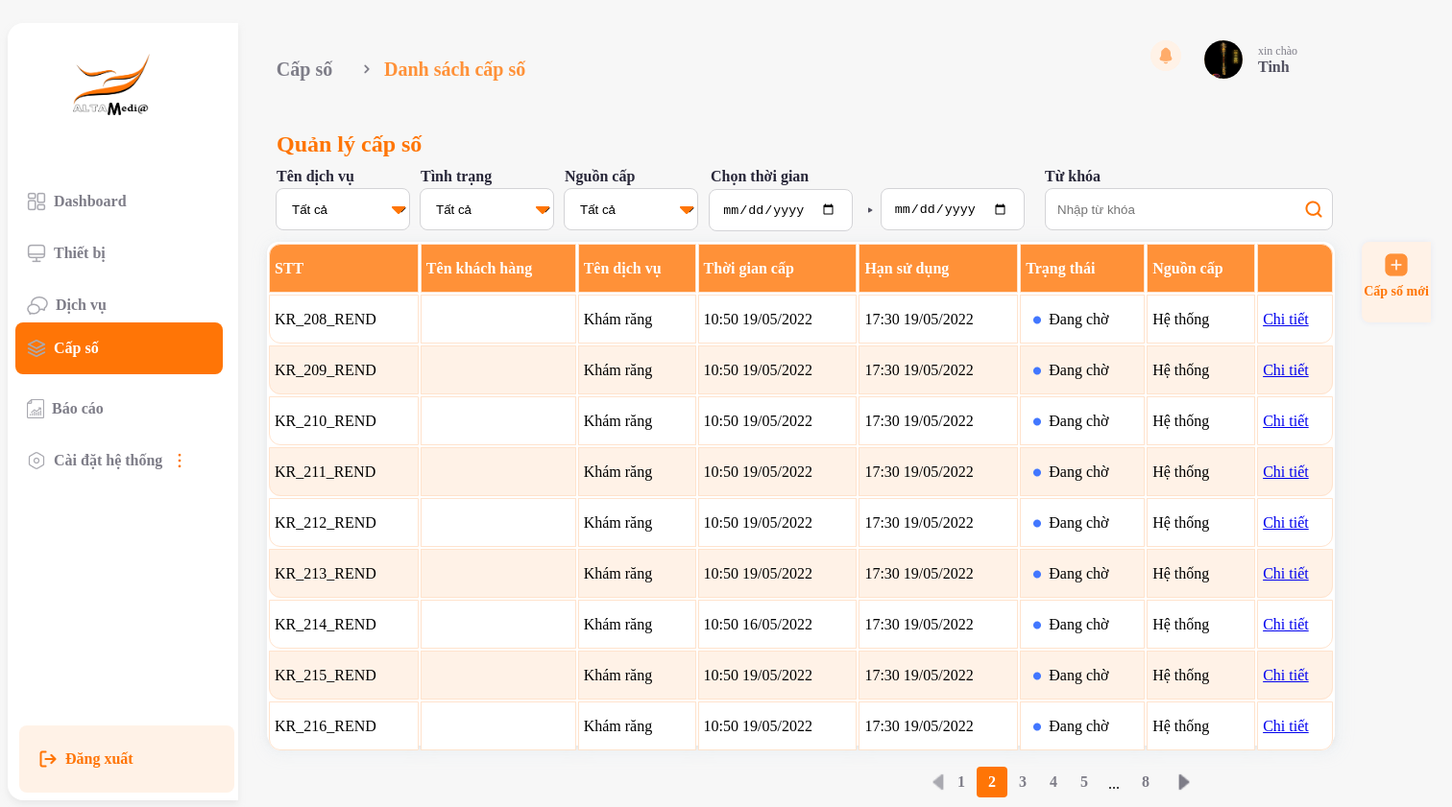
Screenshot of /dashboard/progression.php?page=2 (signed in) with the database file from the repository.
### tables this page shows
CREATE TABLE `user` (
  `userID` int(11) NOT NULL,
  `name` varchar(50) NOT NULL,
  `username` varchar(50) NOT NULL,
  `phone` int(13) NOT NULL,
  `pw` varchar(50) NOT NULL,
  `email` varchar(50) NOT NULL,
  `status` varchar(50) NOT NULL,
  `picture` varchar(255) NOT NULL,
  `roleID` int(11) NOT NULL
);

CREATE TABLE `progression` (
  `progressID` int(11) NOT NULL,
  `customerName` varchar(50) NOT NULL,
  `sellDate` datetime NOT NULL,
  `useDate` datetime NOT NULL,
  `status` varchar(50) NOT NULL,
  `supply` varchar(50) NOT NULL,
  `phone` int(13) NOT NULL,
  `email` varchar(50) NOT NULL,
  `serviceID` int(11) NOT NULL,
  `stt_progress` int(11) NOT NULL
);

CREATE TABLE `service` (
  `serviceID` int(11) NOT NULL,
  `serviceName` varchar(50) NOT NULL,
  `descriptive` varchar(255) NOT NULL,
  `serviceStatus` varchar(50) NOT NULL,
  `serviceDate` datetime NOT NULL,
  `prefix_id` varchar(30) NOT NULL,
  `surfix_id` varchar(30) NOT NULL,
  `stt_service` int(11) NOT NULL
);

### dashboard/progression.php (the view, shortened to what this page needs)
<?php
require '../function/function_nofication.php';
$conn = connect_db();
if (isset($_SESSION['admin_login'])) {
    if (isset($_SESSION['userID'])) {
        $id = $_SESSION['userID'];
        $sql = "SELECT * FROM user where userID = '$id'";
        $result = mysqli_query($conn, $sql);
        if (mysqli_num_rows($result) > 0) {
            $row = mysqli_fetch_assoc($result);
            $name = $row['name'];
            $picture = $row['picture'];
        } else {
            header("location:../logout.php");
            exit;
        }
    }
?>
    <!DOCTYPE html>
    <html lang="en">
    <head>
        <link href="../css/dashboard.css" rel="stylesheet">
    </head>
    <body>
        <header>
            <div id="topbar">
                <p class="text1">Cấp số</p>
                <img src="../picture/component/u_angle-right.png" alt="" class="angle">
                <p class="topbar">Danh sách cấp số</p>
            </div>
            <div>
                <div class="popup" onclick="myFunction()">
                    <img src="../picture/component/nofication.png" alt="nofication" class="nofication" id="myNofication">
                </div>
            </div>
            <a href="info.php">
                <div id="info">
                    <p class="hello">xin chào</p>
                    <p class="header username"><?php echo $name ?></p>
                    <img src="<?php echo "../picture/avatar/" . $picture ?>" alt="smallpicture" class="picinfo">
                </div>
            </a>
        </header>
        <div>
            <p class="managetext">Quản lý cấp số</p>
            <div class="progression servicename">
                <p>Tên dịch vụ</p>
                <form action="progression.php" method="POST">
                    <div class="select">
                        <select name="search_select" class="servicename" onchange="form.submit()">
                            <option value="" disabled selected style="display: none;">Tất cả</option>
                        </select>
                    </div>
                </form>
            </div>
            <div class="progression status">
                <p>Tình trạng</p>
                <form action="progression.php" method="POST">
                    <div class="select">
                        <select name="search_select" class="status" onchange="form.submit()">
                            <option value="" disabled selected style="display: none;">Tất cả</option>
                        </select>
                    </div>
                </form>
            </div>
            <div class="progression supply">
                <p>Nguồn cấp</p>
                <div class="select">
                    <form action="progression.php" method="POST">
                        <select name="search_select" class="supply" onchange="form.submit()">
                            <option value="" disabled selected style="display: none;">Tất cả</option>
                        </select>
                    </form>
                </div>
            </div>
            <div class="progression date">
                <p>Chọn thời gian</p>
                <form action="" method="POST">
                    <input type="date" class="progression datestart" name="start_date">
                    <img src="../picture/component/arrow-right.png" alt="">
                    <input type="date" class="progression dateend" name="end_date" onchange="form.submit()">
                </form>
            </div>
            <div class="search">
                <p>Từ khóa</p>
                <form action="progression.php" method="POST">
                    <input type="text" name="search" placeholder="Nhập từ khóa" autocomplete="off">
                    <button type="submit" id="submit" name="submit_search" class=""><img src="../picture/component/search.png" alt="search"></button>
                </form>
            </div>
            <a href="../dashboard/add/addprogress.php" class="add">
                <img src="../picture/component/add-square.png" alt="">
                <p>Cấp số mới</p>
            </a>
        </div>
        <ul>
            <img src="../picture/Logo alta.png" alt="logo" class="logo">
            <li><a href="../dashboard/index.php" class="dashboard"><img src="../picture/component/dashboard.png" alt="dashboard">
                    Dashboard</a>
            </li>
            <li><a href="../dashboard/monitor.php" class="monitor"><img src="../picture/component/monitor.png" alt="monitor">Thiết
                    bị</a></li>
            <li><a href="../dashboard/service.php" class="service"><img src="../picture/component/service.png" alt="service">Dịch vụ</a></li>
            <li><a href="" id="progression"><img src="../picture/component/progression.png" alt="progression">Cấp
                    số</a>
            </li>
            <li><a href="../dashboard/report.php" class="report"><img src="../picture/component/report.png" alt="report">Báo
                    cáo</a></li>
            <li class="setting"><a href="" class="setting"><img src="../picture/component/setting.png" alt="setting">Cài đặt
                    hệ
                    thống<img src="../picture/component/dropdown.png" alt="dropdown"></a>
            </li>
            <li><a href="../logout.php" class="logout"><img src="../picture/component/logout.png" alt="logout">Đăng
                    xuất</a>
            </li>
        </ul>
        <main id="mainmonitor" class="importance">
            <table style="width:100%" class="tablemonitor">
                <tr>
                    <th class="start">STT</th>
                    <th>Tên khách hàng</th>
                    <th>Tên dịch vụ</th>
                    <th>Thời gian cấp</th>
                    <th>Hạn sử dụng</th>
                    <th>Trạng thái</th>
                    <th>Nguồn cấp</th>
                    <th class="end"></th>
                </tr>
                <?php
                $sql_pagination = 'SELECT count(progressID) as total from progression';
                $result_pagination = mysqli_query($conn, $sql_pagination);
                $row_pagination = mysqli_fetch_assoc($result_pagination);
                $total_records = $row_pagination['total'];
                $current_page = isset($_GET['page']) ? $_GET['page'] : 1;
                $limit = 9;
                $total_page = ceil($total_records / $limit);
                $start = ($current_page - 1) * $limit;
                if (isset($_POST['submit_search'])) {
                    $search = addslashes($_POST['search']);
                    if (empty($search)) {
                        $query = "SELECT * FROM progression LIMIT $start, $limit";
                    } else {
                        $query = "SELECT * FROM progression, service WHERE customerName LIKE '%$search%' OR service.serviceID = progression.serviceID AND prefix_id LIKE '%$search%' OR service.serviceID = progression.serviceID AND surfix_id LIKE '%$search%' OR service.serviceID = progression.serviceID AND serviceName LIKE '%$search%' LIMIT $start, $limit";
                    }
                } else {
                    $query = "SELECT * FROM progression LIMIT $start, $limit";
                }
                $result_list = mysqli_query($conn, $query);
                if (mysqli_num_rows($result_list) > 0) {
                    while ($row_progress = mysqli_fetch_assoc($result_list)) {
                        $progressID = $row_progress['progressID'];
                        $customerName = $row_progress['customerName'];
                        $stt_progress = $row_progress['stt_progress'];
                        $sell_date = date_create($row_progress['sellDate']);
                        $sell_date_format = date_format($sell_date, "H:i d/m/Y");
                        $use_date = date_create($row_progress['useDate']);
                        $use_date_format = date_format($use_date, "H:i d/m/Y");
                        $status = $row_progress['status'];
                        $supply = $row_progress['supply'];
                        $serviceID = $row_progress['serviceID'];
                        $sql_service = "SELECT * FROM progression, service WHERE $serviceID = service.serviceID AND $progressID = progression.progressID";
                        $query_service = mysqli_query($conn, $sql_service);
                        $row_service = mysqli_fetch_assoc($query_service);
                        $serviceName = $row_service['serviceName'];
                        $prefix = $row_service['prefix_id'];
                        $surfix = $row_service['surfix_id'];
                        $waiting = '<img src="../picture/component/EllipseBlue.png" alt="active">';
                        $done = '<img src="../picture/component/EllipseGray.png" alt="active">';
                        $pass = '<img src="../picture/component/EllipseRed.png" alt="active">';
                        if ($status == "Đang chờ") {
                            $status_master = $waiting . $status;
                        } elseif ($status == "Đã sử dụng") {
                            $status_master = $done . $status;
                        } else {
                            $status_master = $pass . $status;
                        }
                ?>
                        <tr>
                            <td id="start"><?php echo $prefix . $stt_progress . $surfix; ?></td>
                            <td><?php echo $customerName; ?></td>
                            <td><?php echo $serviceName; ?></td>
                            <td><?php echo $sell_date_format; ?></td>
                            <td><?php echo $use_date_format; ?></td>
                            <td><?php echo $status_master ?></td>
                            <td><?php echo $supply; ?></td>
                            <td id="end"><a href="../dashboard/detail/progressDetail.php?id=<?php echo $progressID ?>">Chi tiết</a></td>
                        </tr>
                <?php }
                }
                ?>
            </table>
        </main>
        <div class="pagination">
            <?php
            if ($current_page > 1 && $total_page > 1) {
                echo '<a class="pagination-box" href="progression.php?page=' . ($current_page - 1) . '"><img class="pagination-img" src="../picture/component/fi_left.png" alt="left"></a>';
            }
            for ($i = 1; $i <= 5; $i++) {
                if ($i == $current_page) {
                    echo '<span class="pagination-active">' . $i . '</span> ';
                } else {
                    echo '<a class="pagination-box" href="progression.php?page=' . $i . '">' . $i . '</a> ';
                }
            }
            echo "<a class='less'> ... </a>";
            echo '<a class="pagination-box" href="progression.php?page=' . $total_page . '">' . $total_page . '</a> ';
            if ($current_page < $total_page && $total_page > 1) {
                echo '<a class="pagination-box" href="progression.php?page=' . ($current_page + 1) . '"><img class="pagination-img" src="../picture/component/fi_right.png" alt="right"></a>';
            }
            ?>
        </div>
    <?php
} else if (isset($_SESSION['user_login'])) {
    header("location:../user/index.php");
} else {
    header("location:../index.php");
}
    ?>
    </body>
    </html>

### rows the page displays
user: name "Tinh", picture (picture)
progression: serviceID.prefix_id "KR_", stt_progress "208", serviceID.surfix_id "_REND", serviceID.serviceName "Khám răng", sellDate "10:50 19/05/2022", useDate "17:30 19/05/2022", status "Đang chờ", supply "Hệ thống"
progression: serviceID.prefix_id "KR_", stt_progress "209", serviceID.surfix_id "_REND", serviceID.serviceName "Khám răng", sellDate "10:50 19/05/2022", useDate "17:30 19/05/2022", status "Đang chờ", supply "Hệ thống"
progression: serviceID.prefix_id "KR_", stt_progress "210", serviceID.surfix_id "_REND", serviceID.serviceName "Khám răng", sellDate "10:50 19/05/2022", useDate "17:30 19/05/2022", status "Đang chờ", supply "Hệ thống"
progression: serviceID.prefix_id "KR_", stt_progress "211", serviceID.surfix_id "_REND", serviceID.serviceName "Khám răng", sellDate "10:50 19/05/2022", useDate "17:30 19/05/2022", status "Đang chờ", supply "Hệ thống"
progression: serviceID.prefix_id "KR_", stt_progress "212", serviceID.surfix_id "_REND", serviceID.serviceName "Khám răng", sellDate "10:50 19/05/2022", useDate "17:30 19/05/2022", status "Đang chờ", supply "Hệ thống"
progression: serviceID.prefix_id "KR_", stt_progress "213", serviceID.surfix_id "_REND", serviceID.serviceName "Khám răng", sellDate "10:50 19/05/2022", useDate "17:30 19/05/2022", status "Đang chờ", supply "Hệ thống"
progression: serviceID.prefix_id "KR_", stt_progress "214", serviceID.surfix_id "_REND", serviceID.serviceName "Khám răng", sellDate "10:50 16/05/2022", useDate "17:30 19/05/2022", status "Đang chờ", supply "Hệ thống"
progression: serviceID.prefix_id "KR_", stt_progress "215", serviceID.surfix_id "_REND", serviceID.serviceName "Khám răng", sellDate "10:50 19/05/2022", useDate "17:30 19/05/2022", status "Đang chờ", supply "Hệ thống"
progression: serviceID.prefix_id "KR_", stt_progress "216", serviceID.surfix_id "_REND", serviceID.serviceName "Khám răng", sellDate "10:50 19/05/2022", useDate "17:30 19/05/2022", status "Đang chờ", supply "Hệ thống"

### other values shown
$total_page "8"
